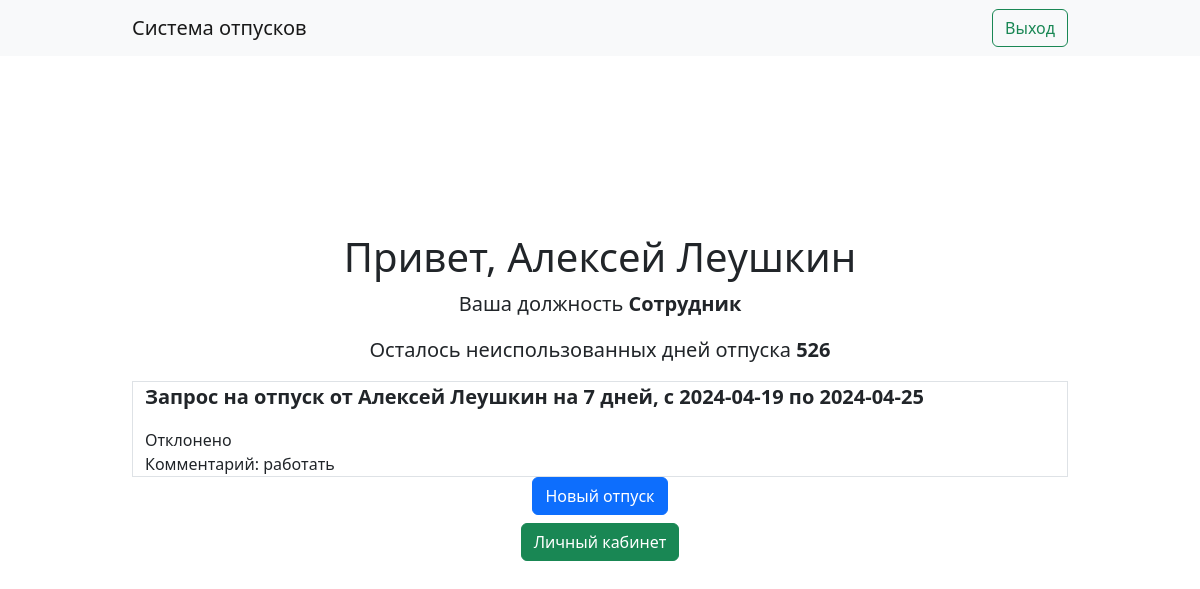
The app's page /lk/vacation_list (signed in) with its own data.
### lk/models.py (models this page shows, shortened)
class User(AbstractUser):
    user_type = models.CharField(verbose_name='Должность', max_length=10, choices=USER_TYPE_CHOICES, default=USER_TYPE_EMPLOYEE)
    user_boss = models.ForeignKey('self', verbose_name='Начальник', on_delete=models.CASCADE, blank=True, null=True, default='')
    available_days = models.IntegerField( verbose_name='Дней отпуска', blank=True, null=True, default=28)
    is_14 = models.BooleanField(default=False)
    class Meta(AbstractUser.Meta):
        swappable = 'AUTH_USER_MODEL'

### vacations/models.py (models this page shows)
class VacationRequest(models.Model):
    user = models.ForeignKey(
        User, on_delete=models.CASCADE, null=True, blank=True)
    start_date = models.DateField(verbose_name="Начало отпуска")
    finish_date = models.DateField(verbose_name="Конец отпуска")
    status = models.CharField(
        max_length=15,
        choices=STATUS_CHOICES,
        default=WAITING,
    )
    days = models.IntegerField(verbose_name='количество дней', blank=True, null=True)
    comment = models.TextField(verbose_name='комментарий', blank=True, null=True)
    class Meta:
        verbose_name = 'Запрос на отпуск'
    def __str__(self):
        return f"Запрос на отпуск от {self.user.first_name} {self.user.last_name} на {self.days} дней, с {self.start_date} по {self.finish_date}"

### lk/views.py (the view)
# urls.py: path('lk/vacation_list', VacationRequestListView.as_view(), name='vacation_list'),
class VacationRequestListView(ListView):
    http_method_names = ['get']
    context_object_name = 'vacations'
    model = VacationRequest
    template_name = 'vacation_request_list.html'
    def get_queryset(self):
        queryset = super(VacationRequestListView, self).get_queryset()
        queryset = VacationRequest.objects.filter(user=self.request.user).order_by('start_date')
        return queryset

### lk/templates/vacation_request_list.html
{% extends 'base.html' %}
{% block content %}
<div class="container d-flex flex-column justify-content-center align-items-center" style="height: inherit;">
    <h1 class="mb-2 text-left">Привет, {{ user.first_name}} {{ user.last_name }}</h1>
    <p class="fs-5 text-center">Ваша должность <b>{{ user.user_type }}</b></p>
    <p class="fs-5 text-center">Осталось неиспользованных дней отпуска <b>{{ user.available_days }}</b></p>
    {% if vacations %}
        {%for vacation in vacations %}
        <div class="container d-flex flex-column border">
            <p class="fs-5 text-left"><b>{{vacation}}</b></p>
            <span >{{vacation.status}}</span>
            {%if vacation.comment%}
            <span class="fs-7">Комментарий: {{vacation.comment}}</span>
            {%endif%}
        </div>
        {% endfor %}
    {% endif %}
    <a href="{% url 'vacation_request' %}"><button type="button" class="btn btn-primary mb-2">Новый отпуск</button></a>
    <a href="{% url 'lk' %}"><button type="button" class="btn btn-success mb-5">Личный кабинет</button></a>
</div>
{% endblock content %}

### lk/templates/base.html (style rules this page uses)
html, body { height: 97%; }
.container { max-width: 960px; }

### records on screen
User: first_name "Алексей", last_name "Леушкин", user_type "Сотрудник", available_days "526"
VacationRequest: user+days+start_date "Запрос на отпуск от Алексей Леушкин на 7 дней, с 2024-04-19 по 2024-04-25", status "Отклонено", comment "работать"
